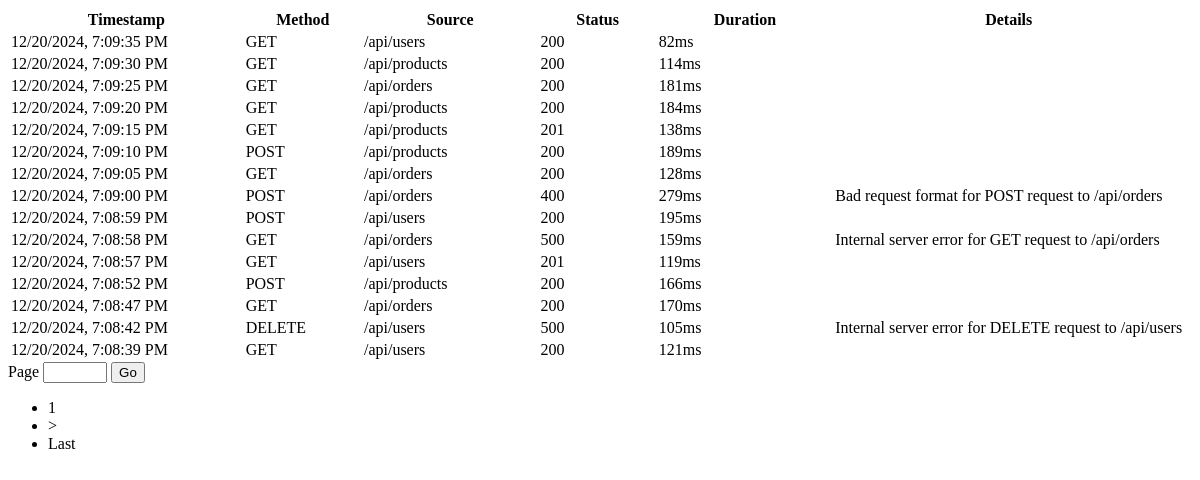
/api/event-rows/, run on an earlier commit of the app's database.
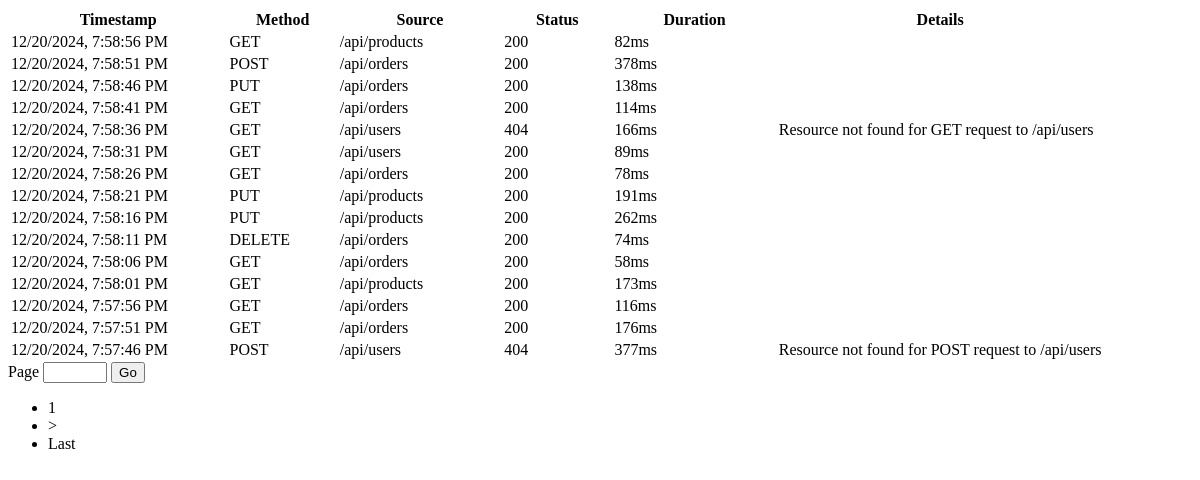
And on a later commit of the database.
### events/models.py (models this page shows, shortened)
class Event(models.Model):
    HTTP_METHODS = ["GET", "POST", "PUT", "DELETE"]
    method = models.CharField(
        max_length=10,
        choices=[(m, m) for m in HTTP_METHODS],
        help_text="HTTP method used for the request",
    )
    source = models.CharField(
        max_length=100,
    )
    timestamp = models.DateTimeField(auto_now_add=True)
    duration_ms = models.IntegerField()
    status_code = models.IntegerField()
    request_id = models.UUIDField(
        default=uuid.uuid4, unique=True, help_text="Unique identifier for the request"
    )
    metadata = models.JSONField(default=dict)
    class Meta:
        ordering = ["-timestamp"]
        indexes = [
            models.Index(fields=["-timestamp"]),
            models.Index(fields=["status_code"]),
            models.Index(fields=["method"]),
        ]

### events/views.py (the view)
# urls.py: path('api/event-rows/', views.table_rows, name='table_rows'),
def table_rows(request):
    page_number = request.GET.get("page", 1)
    paginator = Paginator(Event.objects.all().order_by("-timestamp"), 15)
    events = paginator.get_page(page_number)
    return render(request, "dashboard/table/base.html", {"events": events})

### events/templates/dashboard/table/base.html (shortened to what this page needs)
<div class="card-body table-responsive">
  <table class="table table-hover table-sm">
    <thead>
      <tr>
        <th style="width: 20%">Timestamp</th>
        <th style="width: 10%">Method</th>
        <th style="width: 15%">Source</th>
        <th style="width: 10%">Status</th>
        <th style="width: 15%">Duration</th>
        <th style="width: 30%">Details</th>
      </tr>
    </thead>
    <tbody>
      {% for event in events %}
      <tr>
        <td style="width: 20%">{{ event.timestamp|date:"m/d/Y, g:i:s A" }}</td>
        <td style="width: 10%">{{ event.method }}</td>
        <td style="width: 15%">{{ event.source }}</td>
        <td style="width: 10%">{{ event.status_code }}</td>
        <td style="width: 15%">{{ event.duration_ms }}ms</td>
        <td style="width: 30%">
          {% if event.status_code >= 400 %} {{ event.metadata.error_message }}
          {% endif %}
        </td>
      </tr>
      {% endfor %}
    </tbody>
  </table>
  {% if events %}
  <nav class="d-flex justify-content-end align-items-center gap-4" aria-label="Event list navigation">
    <form class="input-group specific-w-150"
      hx-get="{% url 'table_rows' %}"
      hx-target="#event-table-container"
      hx-trigger="submit">
        <span class="input-group-text">Page</span>
        <input type="number"
          name="page"
          class="form-control"
          aria-label="Page number input"
          min="1"
          max="{{ events.paginator.num_pages }}" />
        <button type="submit" class="btn btn-primary">
          Go
        </button>
    </form>
    <ul class="pagination pagination m-0">
      <li class="page-item active" aria-current="page">
        <a class="page-link">{{ events.number }}</a>
      </li>
      {% if events.has_next %}
      <li class="page-item">
        <a
          class="page-link"
          style="cursor: pointer"
          hx-get="{% url 'table_rows' %}?page={{ events.next_page_number }}"
          hx-target="#event-table-container"
          aria-label="Next"
        >
          &gt;
        </a>
      </li>
      <li class="page-item">
        <a
          class="page-link"
          style="cursor: pointer"
          hx-get="{% url 'table_rows' %}?page={{ events.paginator.num_pages }}"
          hx-target="#event-table-container"
          aria-label="Last"
        >
          Last
        </a>
      </li>
      {% endif %}
    </ul>
  </nav>
  {% endif %}
</div>

What changed in the data, as far as the page shows it:
no longer on this page (row unchanged): Event: timestamp "12/20/2024, 7:09:35 PM", method "GET", source "/api/users", status_code "200", duration_ms "82"
no longer on this page (row unchanged): Event: timestamp "12/20/2024, 7:09:30 PM", method "GET", source "/api/products", status_code "200", duration_ms "114"
no longer on this page (row unchanged): Event: timestamp "12/20/2024, 7:09:25 PM", method "GET", source "/api/orders", status_code "200", duration_ms "181"
no longer on this page (row unchanged): Event: timestamp "12/20/2024, 7:09:20 PM", method "GET", source "/api/products", status_code "200", duration_ms "184"
no longer on this page (row unchanged): Event: timestamp "12/20/2024, 7:09:15 PM", method "GET", source "/api/products", status_code "201", duration_ms "138"
no longer on this page (row unchanged): Event: timestamp "12/20/2024, 7:09:10 PM", method "POST", source "/api/products", status_code "200", duration_ms "189"
no longer on this page (row unchanged): Event: timestamp "12/20/2024, 7:09:05 PM", method "GET", source "/api/orders", status_code "200", duration_ms "128"
no longer on this page (row unchanged): Event: timestamp "12/20/2024, 7:09:00 PM", method "POST", source "/api/orders", status_code "400", duration_ms "279", metadata.error_message "Bad request format for POST request to /api/orders"
no longer on this page (row unchanged): Event: timestamp "12/20/2024, 7:08:59 PM", method "POST", source "/api/users", status_code "200", duration_ms "195"
no longer on this page (row unchanged): Event: timestamp "12/20/2024, 7:08:58 PM", method "GET", source "/api/orders", status_code "500", duration_ms "159", metadata.error_message "Internal server error for GET request to /api/orders"
no longer on this page (row unchanged): Event: timestamp "12/20/2024, 7:08:57 PM", method "GET", source "/api/users", status_code "201", duration_ms "119"
no longer on this page (row unchanged): Event: timestamp "12/20/2024, 7:08:52 PM", method "POST", source "/api/products", status_code "200", duration_ms "166"
no longer on this page (row unchanged): Event: timestamp "12/20/2024, 7:08:47 PM", method "GET", source "/api/orders", status_code "200", duration_ms "170"
no longer on this page (row unchanged): Event: timestamp "12/20/2024, 7:08:42 PM", method "DELETE", source "/api/users", status_code "500", duration_ms "105", metadata.error_message "Internal server error for DELETE request to /api/users"
no longer on this page (row unchanged): Event: timestamp "12/20/2024, 7:08:39 PM", method "GET", source "/api/users", status_code "200", duration_ms "121"
added Event: timestamp "12/20/2024, 7:58:56 PM", method "GET", source "/api/products", status_code "200", duration_ms "82"
added Event: timestamp "12/20/2024, 7:58:51 PM", method "POST", source "/api/orders", status_code "200", duration_ms "378"
added Event: timestamp "12/20/2024, 7:58:46 PM", method "PUT", source "/api/orders", status_code "200", duration_ms "138"
added Event: timestamp "12/20/2024, 7:58:41 PM", method "GET", source "/api/orders", status_code "200", duration_ms "114"
added Event: timestamp "12/20/2024, 7:58:36 PM", method "GET", source "/api/users", status_code "404", duration_ms "166", metadata.error_message "Resource not found for GET request to /api/users"
added Event: timestamp "12/20/2024, 7:58:31 PM", method "GET", source "/api/users", status_code "200", duration_ms "89"
added Event: timestamp "12/20/2024, 7:58:26 PM", method "GET", source "/api/orders", status_code "200", duration_ms "78"
added Event: timestamp "12/20/2024, 7:58:21 PM", method "PUT", source "/api/products", status_code "200", duration_ms "191"
added Event: timestamp "12/20/2024, 7:58:16 PM", method "PUT", source "/api/products", status_code "200", duration_ms "262"
added Event: timestamp "12/20/2024, 7:58:11 PM", method "DELETE", source "/api/orders", status_code "200", duration_ms "74"
added Event: timestamp "12/20/2024, 7:58:06 PM", method "GET", source "/api/orders", status_code "200", duration_ms "58"
added Event: timestamp "12/20/2024, 7:58:01 PM", method "GET", source "/api/products", status_code "200", duration_ms "173"
added Event: timestamp "12/20/2024, 7:57:56 PM", method "GET", source "/api/orders", status_code "200", duration_ms "116"
added Event: timestamp "12/20/2024, 7:57:51 PM", method "GET", source "/api/orders", status_code "200", duration_ms "176"
added Event: timestamp "12/20/2024, 7:57:46 PM", method "POST", source "/api/users", status_code "404", duration_ms "377", metadata.error_message "Resource not found for POST request to /api/users"
